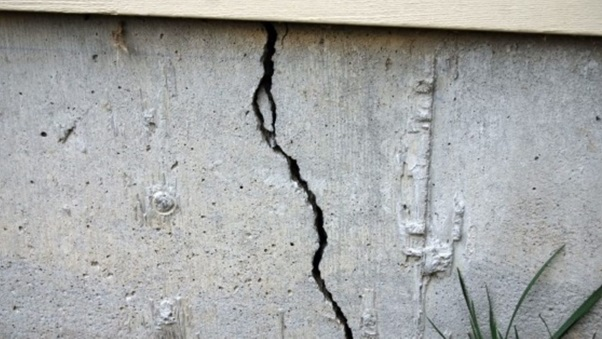
#> input picture crack2.jpg, 602 x 339 px
$ python Crack_detail_detection.py
#> lines starting #> are read from the running program, lines starting #| are printed output that depends on the picture; after the words box and inside, x2 and y2 are one past the last pixel; in counts of white or black regions, pixels touching at a corner belong together
import cv2
import numpy as np
image1= cv2.imread(r'crack2.jpg')
#> image1 is the input picture: shape (339, 602, 3); mean B, G, R 165.3, 165.9, 164.1
cv2.imshow('Original Image',image1)
image2 = cv2.cvtColor(image1, cv2.COLOR_RGB2GRAY)

clahe= cv2.createCLAHE(clipLimit=3)
contrast_img=clahe.apply(image2)
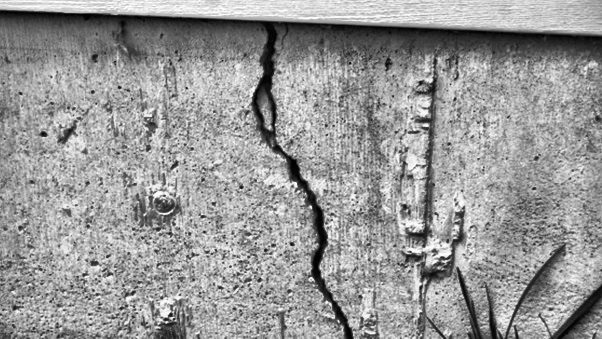
#> contrast_img: shape (339, 602); min 0, max 255, mean 152
cv2.imshow('Image After fixing contrast',contrast_img)

image=cv2.GaussianBlur(contrast_img,(5,5),0)
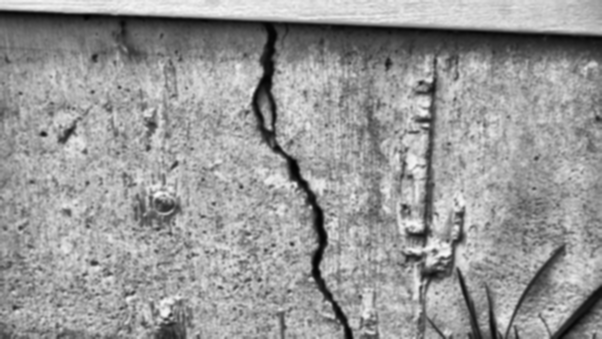
#> image: shape (339, 602); min 1, max 249, mean 152
cv2.imshow('B&W image',image)

ret,thresh=cv2.threshold(image,0,255,cv2.THRESH_BINARY_INV+cv2.THRESH_OTSU)
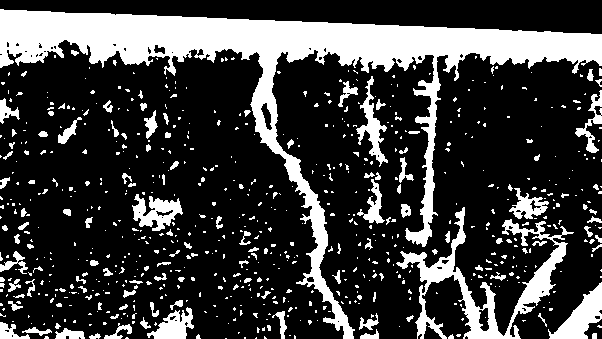
#> thresh: shape (339, 602); 23.9% white; 707 white regions (585 under 20 px), largest, box (x1, y1, x2, y2) and area: (0, 9, 602, 339) 28660, (396, 207, 574, 339) 4994, (548, 282, 602, 339) 1326
#> ret = 129
cv2.imshow('Image After thresholding',thresh)

kernel = np.ones((5,5),np.uint8)
opening = cv2.erode(thresh, kernel,iterations=1)
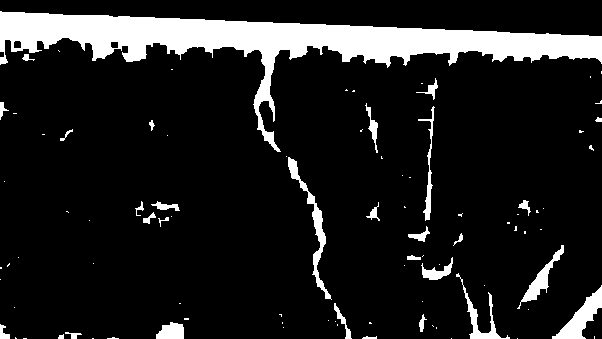
#> opening: shape (339, 602); 12.1% white; 91 white regions (61 under 20 px)
cv2.imshow('Image After morphing',opening)

contours,h=cv2.findContours(thresh,cv2.RETR_TREE,cv2.CHAIN_APPROX_SIMPLE)
#> contours = 761 contours, 684 with area under 20; largest, box (x1, y1, x2, y2) and area: (0, 9, 602, 339) 27498, (396, 207, 574, 339) 4510, (548, 282, 602, 339) 1246, (132, 194, 183, 231) 922, (356, 76, 388, 167) 720; h = 761 rows, first 6: [1, -1, -1, -1], [2, 0, -1, -1], [3, 1, -1, -1], [4, 2, -1, -1], [5, 3, -1, -1], [6, 4, -1, -1]
img=image1.copy()
cv2.drawContours(img,contours,-1,(255,0,0),-1)
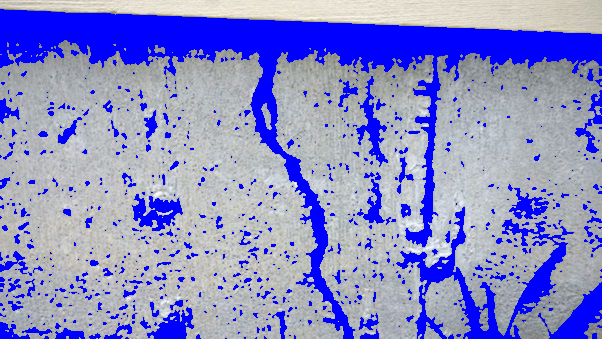
#> img: shape (339, 602, 3); mean B, G, R 201.1, 139.7, 137.8
cv2.imshow('Crack',img)
tot_area=0
for c in contours:
    if(cv2.contourArea(c)<50):
        continue
    cv2.drawContours(img,c,-1,(255,0,0),4)
#> this loop made 761 passes
#> c on passes 1 to 3: [[225, 338], [226, 338]], [[256, 337], [255, 338], [256, 338]], [[244, 337], [244, 338], [245, 338], [245, 337]]
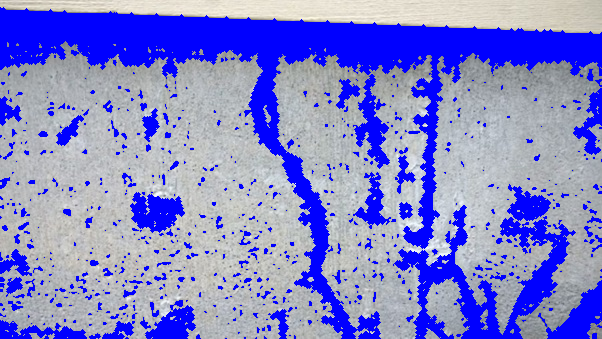
#> img: shape (339, 602, 3); 4.89% of pixels changed, all inside (x1, y1, x2, y2) = (0, 7, 602, 339)
#print(tot_area)
cv2.imshow('Image After drawing contours',img)
cv2.waitKey(0)
cv2.destroyAllWindows()

$ run again, with crack3.jpg copied over crack2.jpg
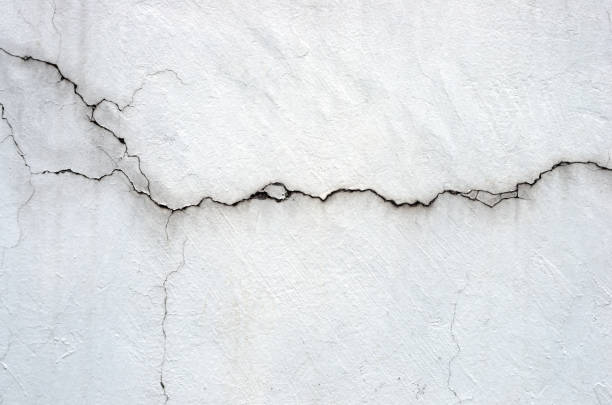
#> input picture crack3.jpg, 612 x 405 px
#> image1 is the input picture: shape (405, 612, 3); mean B, G, R 227.5, 224.3, 221.5
#> `ret,thresh=cv2.threshold(image,0,255,cv2.THRESH_BINARY_INV+cv2.THRESH_..`:
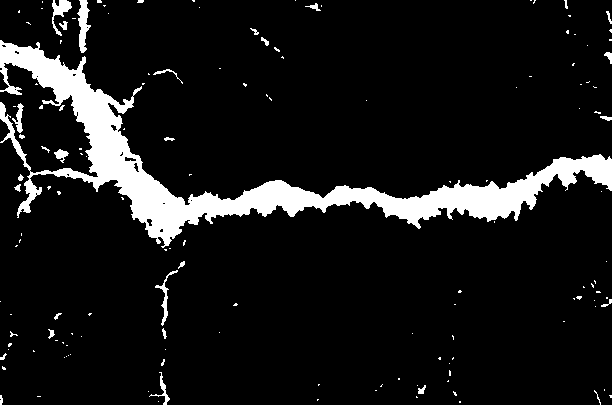
#> thresh: shape (405, 612); 9.3% white; 146 white regions (116 under 20 px), largest, box (x1, y1, x2, y2) and area: (0, 40, 612, 248) 20458, (77, 0, 91, 53) 400, (52, 0, 72, 36) 275
#> ret = 162
#> opening: shape (405, 612); 5.6% white; 28 white regions (21 under 20 px)
#> contours = 164 contours, 144 with area under 20; largest, box (x1, y1, x2, y2) and area: (0, 40, 612, 248) 19316, (77, 0, 91, 53) 341, (52, 0, 72, 36) 218, (155, 270, 178, 326) 142, (12, 103, 24, 133) 114; h = 164 rows, first 6: [1, -1, -1, -1], [2, 0, -1, -1], [3, 1, -1, -1], [4, 2, -1, -1], [5, 3, -1, -1], [6, 4, -1, -1]
#> the loop `for c in contours:` made 164 passes
#> c on passes 1 to 3: [[459, 401], [459, 402], [460, 402], [460, 401]], [[158, 401]], [[317, 399], [317, 400], [318, 399]]
#> after the loop `for c in contours:`:
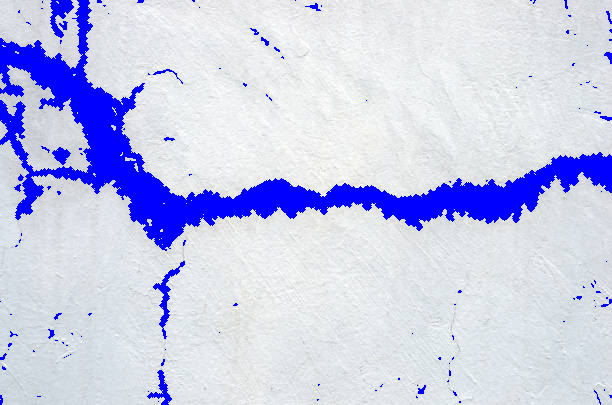
#> img: shape (405, 612, 3); mean B, G, R 235, 203.2, 200.3

$ run again, with crack4.jpg copied over crack2.jpg
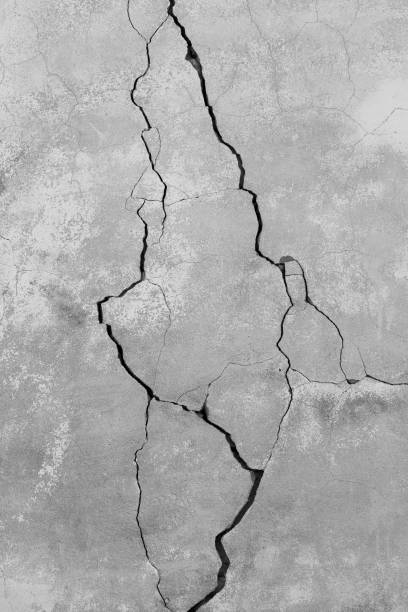
#> input picture crack4.jpg, 408 x 612 px
#> image1 is the input picture: shape (612, 408, 3); min 0, max 241, mean 172.8
#> `ret,thresh=cv2.threshold(image,0,255,cv2.THRESH_BINARY_INV+cv2.THRESH_..`:
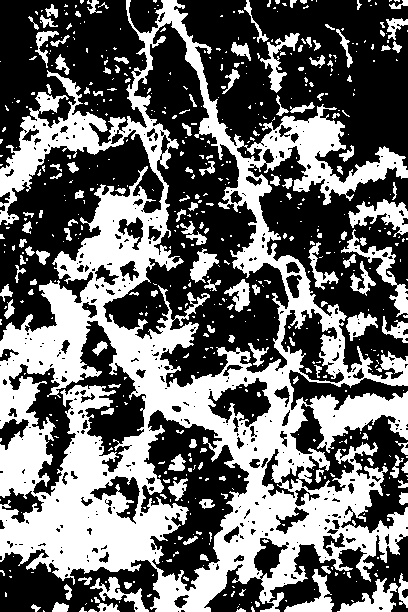
#> thresh: shape (612, 408); 41.6% white; 606 white regions (467 under 20 px), largest, box (x1, y1, x2, y2) and area: (0, 0, 408, 612) 86007, (341, 229, 408, 317) 1073, (337, 573, 408, 612) 1066
#> ret = 150
#> opening: shape (612, 408); 18.1% white; 267 white regions (190 under 20 px)
#> contours = 1025 contours, 821 with area under 20; largest, box (x1, y1, x2, y2) and area: (0, 0, 408, 612) 139818, (102, 20, 290, 388) 28344, (140, 409, 250, 592) 10456, (8, 320, 147, 497) 8224, (280, 308, 345, 384) 2357; h = 1025 rows, first 6: [1, -1, -1, -1], [2, 0, -1, -1], [3, 1, -1, -1], [4, 2, -1, -1], [5, 3, -1, -1], [6, 4, -1, -1]
#> the loop `for c in contours:` made 1025 passes
#> c on passes 1, 6, 7: [[43, 610], [43, 611], [44, 611]], [[238, 606], [237, 607]], [[239, 604]]
#> after the loop `for c in contours:`:
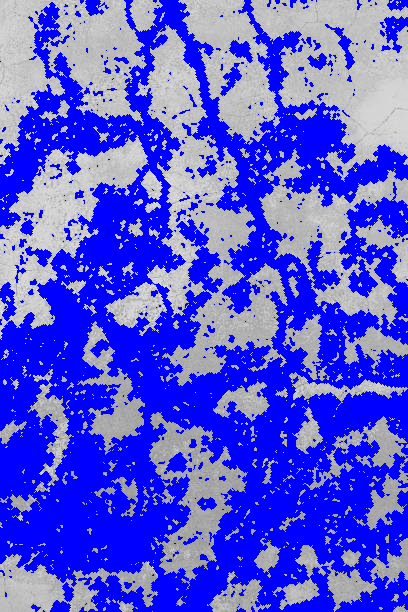
#> img: shape (612, 408, 3); mean B, G, R 223.1, 86.7, 86.7
